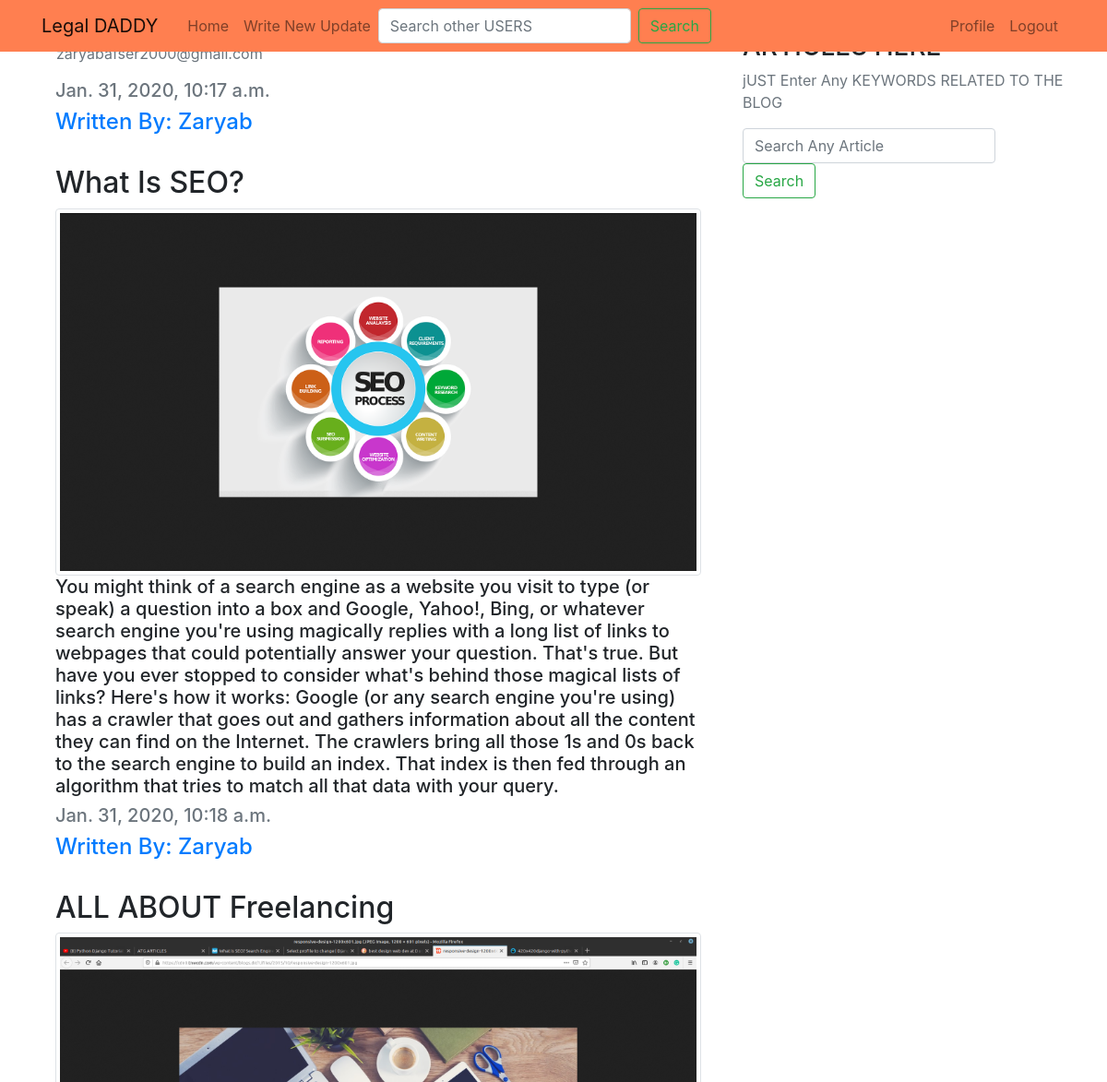
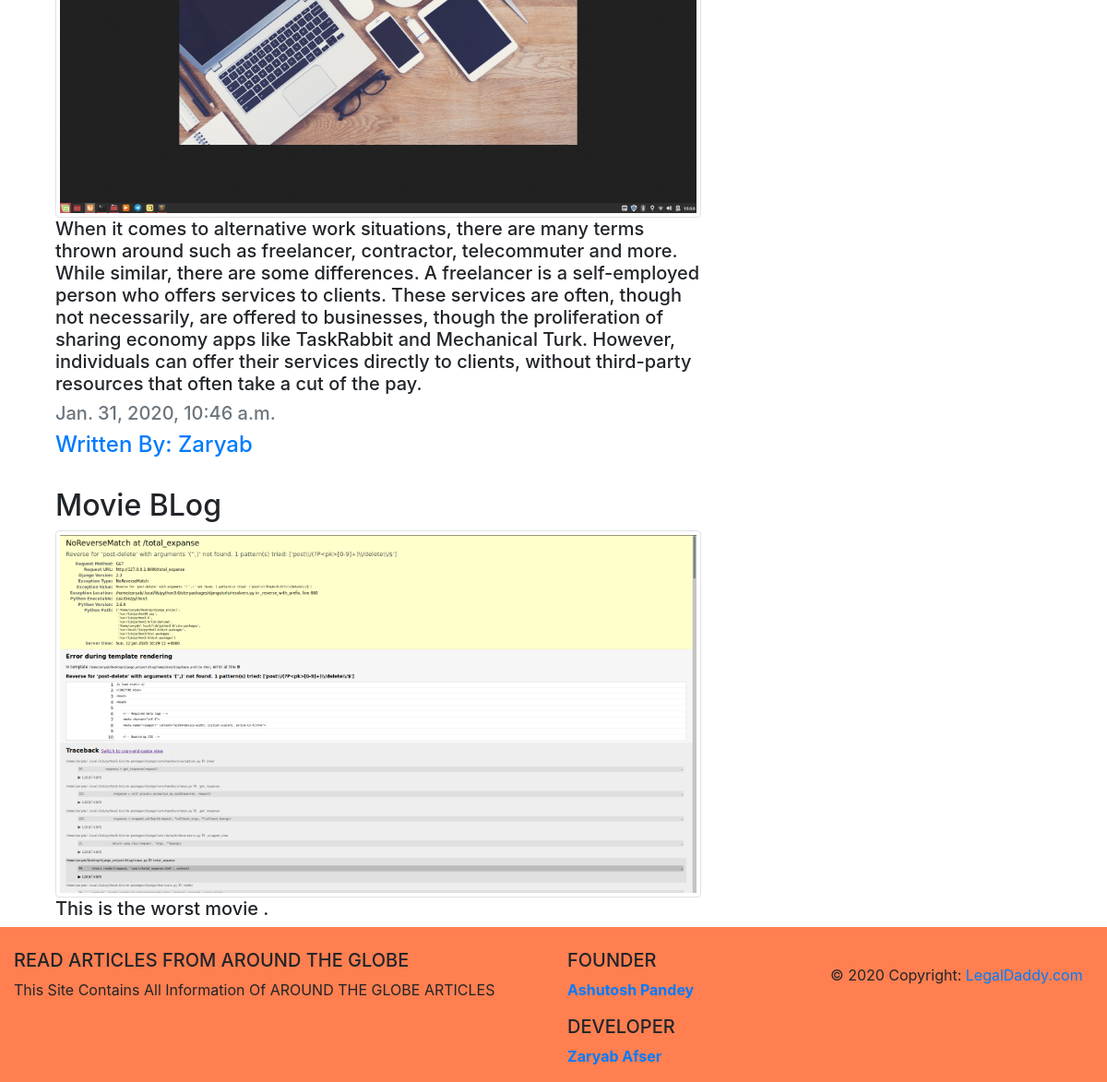
The page /profile/8 (signed in) on the database its author committed (2 pictures, top to bottom).
### blog/models.py (models this page shows, shortened)
class Post(models.Model):
    title = models.CharField(max_length=100)
    article = models.TextField()
    date = models.DateTimeField(default=timezone.now)
    image = models.FileField(upload_to='blog_pics')
    public = models.BooleanField(default=False,blank=False)
    person = models.ForeignKey(User, on_delete=models.CASCADE)

### blog/views.py (the view)
# urls.py: path('profile/<person_id>', views.profile,name='profile'),
@login_required
def profile(request, person_id):
    detail = Post.objects.filter(person_id=person_id)
    count = detail.count()
    context={
        "datas": detail,
        "count":count
    }
    return render(request, 'blog/profile.html',context)

### blog/templates/blog/profile.html (shortened to what this page needs)
{% extends "blog/base_profile.html" %}
{% load static %}
{% block content %}
	<div class="content-section">
      <div class="media">
        <div class="media-body">
          <h2 class="account-heading">{{ user.username }}</h2>
          <p class="text-secondary">{{ user.email }}</p>
        </div>
          <h1>{{ count }} Blogs Yet</h1>
      </div>
    </div>
    <div class="container">
      {% for data in datas %}
    	 <article class="media content-section">
          <div class="media-body">
            <h5 class="text-muted">{{ data.date }}</h5>
            <div class="article-metadata">
              <h4><a class="mr-2" href="#" %}>Written By: {{ data.person }}</a></h4>
            </div>
            <br>
            <h2 class="article-title-head">{{ data.title }}</h2>
            <img class="img-thumbnail" alt="Responsive Thumbnail Image" src="{{ data.image.url }}" width="160%" height="90">
            <br>
            <h5 class="article-title" >{{ data.article }}</h5>
          </div>
        </article>
        {% endfor %}
    </div>
{% endblock %}

### blog/static/blog/main.css (style rules this page uses)
:root { --input-padding-x: 1.5rem; --input-padding-y: .75rem; }
body { background: white; }

### rows shown on the page
Post: date "Jan. 31, 2020, 10:17 a.m.", person "Zaryab", title "What Is SEO?", image (picture), article "You might think of a search engine as a website you visit to type (or speak) a question into a box and Google, Yahoo!, Bing, or whatever search engine you're using magically replies with a long list of links to webpages that could potentially answer your question. That's true. But have you ever stopped to consider what's behind those magical lists of links? Here's how it works: Google (or any search engine you're using) has a crawler that goes out and gathers information about all the content they can find on the Internet. The crawlers bring all those 1s and 0s back to the search engine to build an index. That index is then fed through an algorithm that tries to match all that data with…"
Post: date "Jan. 31, 2020, 10:18 a.m.", person "Zaryab", title "ALL ABOUT Freelancing", image (picture), article "When it comes to alternative work situations, there are many terms thrown around such as freelancer, contractor, telecommuter and more. While similar, there are some differences. A freelancer is a self-employed person who offers services to clients. These services are often, though not necessarily, are offered to businesses, though the proliferation of sharing economy apps like TaskRabbit and Mechanical Turk. However, individuals can offer their services directly to clients, without third-party resources that often take a cut of the pay."
Post: date "Jan. 31, 2020, 10:46 a.m.", person "Zaryab", title "Movie BLog", image (picture), article "This is the worst movie ."

### other values the page prints
{{ user.email }} "zaryabafser2000@gmail.com"
